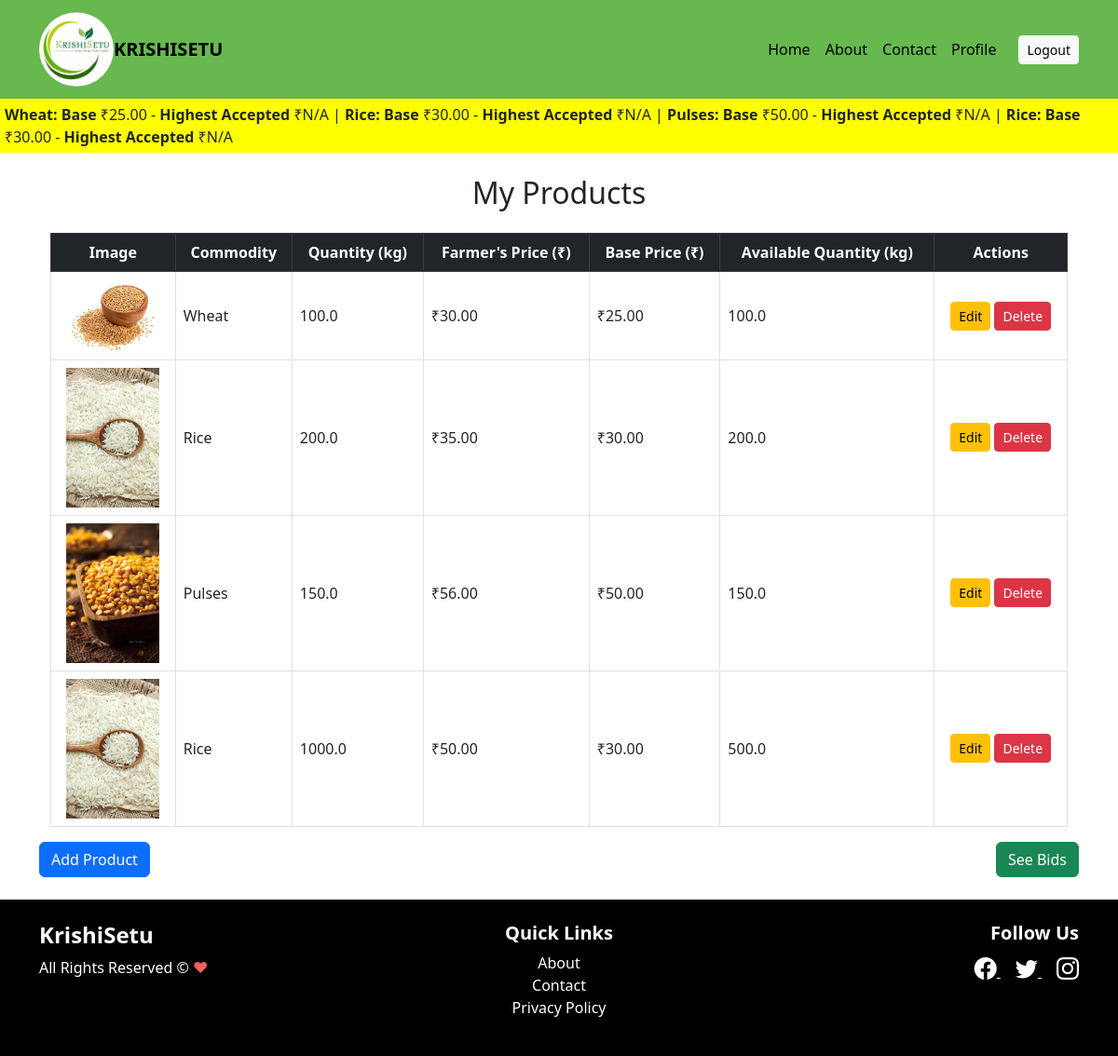
The app's page /farmer/ (signed in) with its own data.
### Farmer/models.py (models this page shows, shortened)
class Product(models.Model):
    COMMODITY_CHOICES = [
        ('Wheat', 'Wheat'),
        ('Rice', 'Rice'),
        ('Pulses', 'Pulses'),
    ]
    BASE_PRICE_DEFAULTS = {
        'Wheat': 25.00,
        'Rice': 30.00,
        'Pulses': 50.00,
    }
    farmer = models.ForeignKey(User, on_delete=models.CASCADE, default=1)
    commodity = models.CharField(max_length=100, choices=COMMODITY_CHOICES)
    quantity = models.FloatField()
    farmerprice = models.DecimalField(max_digits=10, decimal_places=2)
    baseprice = models.DecimalField(max_digits=10, decimal_places=2, null=True, blank=True)
    soldquantity = models.FloatField(default=0)
    product_photo = models.ImageField(upload_to='product_images/', null=True, blank=True)
    def available_quantity(self):
        return self.quantity - self.soldquantity

### Farmer/views.py (the view)
# urls.py: path('', product_list, name='product_list'),
def product_list(request):
    products = Product.objects.all()
    return render(request, 'product_list.html', {'products': products})

### Farmer/templates/product_list.html (shortened to what this page needs)
{% extends 'base.html' %}
{% block content %}
<div class="container mt-4">
    <h2 class="mb-4 text-center">My Products</h2>
    {% if products %}
    <div class="table-responsive">
        <table class="table table-bordered table-hover">
            <thead class="table-dark text-center">
                <tr>
                    <th>Image</th>
                    <th>Commodity</th>
                    <th>Quantity (kg)</th>
                    <th>Farmer's Price (₹)</th>
                    <th>Base Price (₹)</th>
                    <th>Available Quantity (kg)</th>
                    <th>Actions</th>
                </tr>
            </thead>
            <tbody>
                {% for product in products %}
                <tr class="align-middle">
                    <td class="text-center">
                        {% if product.product_photo %}
                        <img src="{{ product.product_photo.url }}" alt="{{ product.commodity }}" style="max-width: 100px; height: auto;">
                        {% else %}
                        <span class="text-muted">No Image</span>
                        {% endif %}
                    </td>
                    <td>{{ product.commodity }}</td>
                    <td>{{ product.quantity }}</td>
                    <td>₹{{ product.farmerprice }}</td>
                    <td>₹{{ product.baseprice }}</td>
                    <td>{{ product.available_quantity }}</td>
                    <td class="text-center">
                        <a href="{% url 'product_update' product.pk %}" class="btn btn-warning btn-sm">
                             Edit
                        </a>
                        <a href="{% url 'product_delete' product.pk %}" class="btn btn-danger btn-sm" onclick="return confirm('Are you sure you want to delete this product?');">
                             Delete
                        </a>
                    </td>
                </tr>
                {% endfor %}
            </tbody>
        </table>
    </div>
    {% else %}
    <div class="alert alert-info text-center" role="alert">
        <i class="fas fa-info-circle"></i> No products available.
    </div>
    {% endif %}
</div>
<div class="d-flex justify-content-between mb-3">
    <a href="{% url 'product_create' %}" class="btn btn-primary">
         Add Product
    </a>
    <a href="{% url 'farmer_bid_list' %}" class="btn btn-success">
         See Bids
    </a>
</div>
{% endblock %}

### Home/templates/home/stock_ribbon.html (shortened to what this page needs)
<div class="stock-ribbon" id="stock-ribbon" data-url="{% url 'update_ribbon' %}" style="background-color: yellow; padding: 5px;">
    {% for product in products %}
        <span>
            <strong>{{ product.commodity }}:</strong>
            <strong>Base</strong> ₹{{ product.baseprice }} -
            <strong>Highest Accepted</strong> ₹{{ product.highest_farmers_accepted_price|default:"N/A" }}
        </span>
        {% if not forloop.last %} | {% endif %}
    {% endfor %}
</div>

### records on screen
Product: commodity "Wheat", baseprice "25.00", highest_farmers_accepted_price "N/A", product_photo (picture), quantity "100.0", farmerprice "30.00", available_quantity "100.0"
Product: commodity "Rice", baseprice "30.00", highest_farmers_accepted_price "N/A", product_photo (picture), quantity "200.0", farmerprice "35.00", available_quantity "200.0"
Product: commodity "Pulses", baseprice "50.00", highest_farmers_accepted_price "N/A", product_photo (picture), quantity "150.0", farmerprice "56.00", available_quantity "150.0"
Product: commodity "Rice", baseprice "30.00", highest_farmers_accepted_price "N/A", product_photo (picture), quantity "1000.0", farmerprice "50.00", available_quantity "500.0"
